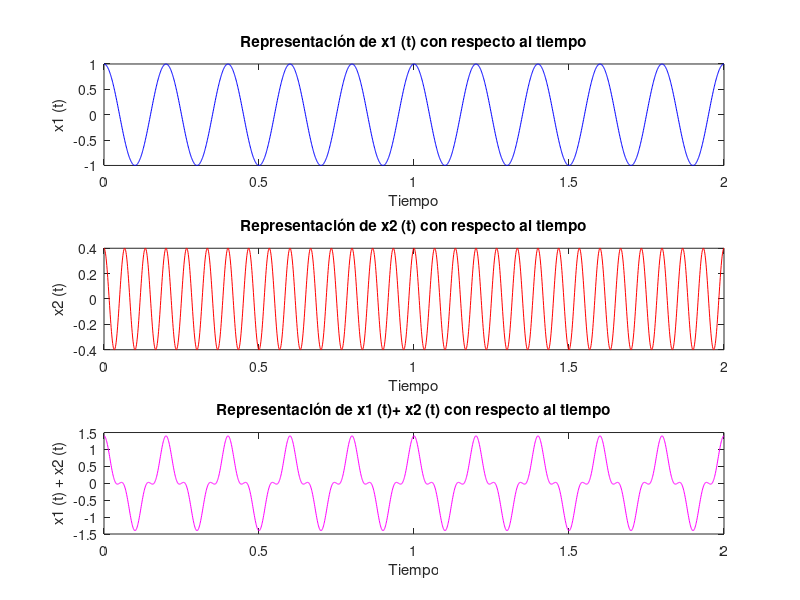

This figure's MATLAB source:
%Ejercicio 1 práctica 1
%Genera las señales sinusoidales definidas como
% x1(t)=cos(2pi*5*t) ; x2(t)=0.4*cos(2pi*15*t)
% El intervalo de tiempo es 0:0.001:2.
%Lo crearemos en una misma figura y subplotearemos las tres funciones.

t=0:1/1000:2;
funcionA=cos(2*pi*5*t);
funcionB=0.4* cos(2*pi*15*t);
funcionC=funcionA+funcionB;

figure(1);
subplot(311); plot(t,funcionA,'b'); xlabel('Tiempo');ylabel("x1 (t)"); title('Representación de x1 (t) con respecto al tiempo');
subplot(312); plot(t,funcionB,'r'); xlabel('Tiempo');ylabel("x2 (t)"); title('Representación de x2 (t) con respecto al tiempo');
subplot(313); plot(t,funcionC,'m'); xlabel('Tiempo');ylabel("x1 (t) + x2 (t)"); title('Representación de x1 (t)+ x2 (t) con respecto al tiempo');
